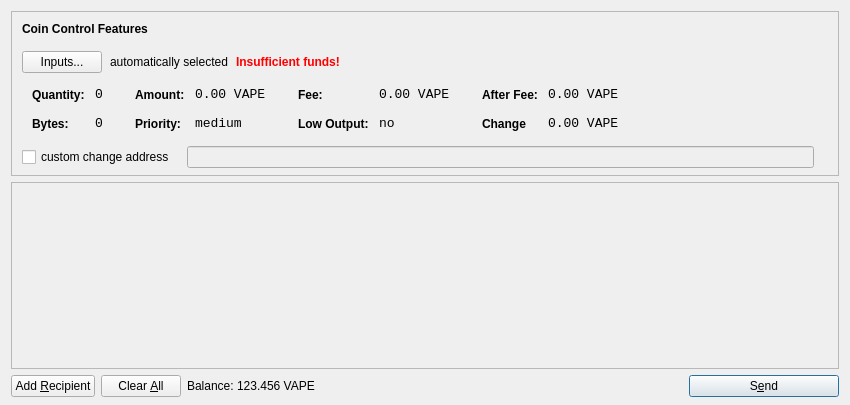
<?xml version="1.0" encoding="UTF-8"?>
<ui version="4.0">
 <class>SendCoinsDialog</class>
 <widget class="QDialog" name="SendCoinsDialog">
  <property name="geometry">
   <rect>
    <x>0</x>
    <y>0</y>
    <width>850</width>
    <height>405</height>
   </rect>
  </property>
  <property name="windowTitle">
   <string>Send Coins</string>
  </property>
  <layout class="QVBoxLayout" name="verticalLayout" stretch="0,1,0">
   <property name="bottomMargin">
    <number>8</number>
   </property>
   <item>
    <widget class="QFrame" name="frameCoinControl">
     <property name="sizePolicy">
      <sizepolicy hsizetype="Expanding" vsizetype="Expanding">
       <horstretch>0</horstretch>
       <verstretch>0</verstretch>
      </sizepolicy>
     </property>
     <property name="maximumSize">
      <size>
       <width>16777215</width>
       <height>16777215</height>
      </size>
     </property>
     <property name="frameShape">
      <enum>QFrame::StyledPanel</enum>
     </property>
     <property name="frameShadow">
      <enum>QFrame::Sunken</enum>
     </property>
     <layout class="QVBoxLayout" name="verticalLayoutCoinControl2">
      <property name="spacing">
       <number>-1</number>
      </property>
      <property name="leftMargin">
       <number>0</number>
      </property>
      <property name="topMargin">
       <number>0</number>
      </property>
      <property name="rightMargin">
       <number>0</number>
      </property>
      <property name="bottomMargin">
       <number>6</number>
      </property>
      <item>
       <layout class="QVBoxLayout" name="verticalLayoutCoinControl" stretch="0,0,0,0,1">
        <property name="spacing">
         <number>0</number>
        </property>
        <property name="leftMargin">
         <number>10</number>
        </property>
        <property name="topMargin">
         <number>10</number>
        </property>
        <item>
         <layout class="QHBoxLayout" name="horizontalLayoutCoinControl1">
          <property name="bottomMargin">
           <number>15</number>
          </property>
          <item>
           <widget class="QLabel" name="labelCoinControlFeatures">
            <property name="sizePolicy">
             <sizepolicy hsizetype="Preferred" vsizetype="Maximum">
              <horstretch>0</horstretch>
              <verstretch>0</verstretch>
             </sizepolicy>
            </property>
            <property name="font">
             <font>
              <weight>75</weight>
              <bold>true</bold>
             </font>
            </property>
            <property name="styleSheet">
             <string notr="true">font-weight:bold;</string>
            </property>
            <property name="text">
             <string>Coin Control Features</string>
            </property>
           </widget>
          </item>
         </layout>
        </item>
        <item>
         <layout class="QHBoxLayout" name="horizontalLayoutCoinControl2" stretch="0,0,0,0">
          <property name="spacing">
           <number>8</number>
          </property>
          <property name="bottomMargin">
           <number>10</number>
          </property>
          <item>
           <widget class="QPushButton" name="pushButtonCoinControl">
            <property name="styleSheet">
             <string notr="true"/>
            </property>
            <property name="text">
             <string>Inputs...</string>
            </property>
           </widget>
          </item>
          <item>
           <widget class="QLabel" name="labelCoinControlAutomaticallySelected">
            <property name="text">
             <string>automatically selected</string>
            </property>
            <property name="margin">
             <number>5</number>
            </property>
           </widget>
          </item>
          <item>
           <widget class="QLabel" name="labelCoinControlInsuffFunds">
            <property name="font">
             <font>
              <weight>75</weight>
              <bold>true</bold>
             </font>
            </property>
            <property name="styleSheet">
             <string notr="true">color:red;font-weight:bold;</string>
            </property>
            <property name="text">
             <string>Insufficient funds!</string>
            </property>
            <property name="margin">
             <number>5</number>
            </property>
           </widget>
          </item>
          <item>
           <spacer name="horizontalSpacerCoinControl">
            <property name="orientation">
             <enum>Qt::Horizontal</enum>
            </property>
            <property name="sizeHint" stdset="0">
             <size>
              <width>40</width>
              <height>1</height>
             </size>
            </property>
           </spacer>
          </item>
         </layout>
        </item>
        <item>
         <widget class="QWidget" name="widgetCoinControl" native="true">
          <property name="sizePolicy">
           <sizepolicy hsizetype="Preferred" vsizetype="Preferred">
            <horstretch>0</horstretch>
            <verstretch>0</verstretch>
           </sizepolicy>
          </property>
          <property name="minimumSize">
           <size>
            <width>0</width>
            <height>0</height>
           </size>
          </property>
          <property name="styleSheet">
           <string notr="true"/>
          </property>
          <layout class="QHBoxLayout" name="horizontalLayoutCoinControl5">
           <property name="margin">
            <number>0</number>
           </property>
           <item>
            <layout class="QHBoxLayout" name="horizontalLayoutCoinControl3" stretch="0,0,0,1">
             <property name="spacing">
              <number>20</number>
             </property>
             <property name="topMargin">
              <number>0</number>
             </property>
             <property name="bottomMargin">
              <number>10</number>
             </property>
             <item>
              <layout class="QFormLayout" name="formLayoutCoinControl1">
               <property name="horizontalSpacing">
                <number>10</number>
               </property>
               <property name="verticalSpacing">
                <number>14</number>
               </property>
               <property name="leftMargin">
                <number>10</number>
               </property>
               <property name="topMargin">
                <number>4</number>
               </property>
               <property name="rightMargin">
                <number>6</number>
               </property>
               <item row="0" column="0">
                <widget class="QLabel" name="labelCoinControlQuantityText">
                 <property name="styleSheet">
                  <string notr="true">font-weight:bold;</string>
                 </property>
                 <property name="text">
                  <string>Quantity:</string>
                 </property>
                 <property name="margin">
                  <number>0</number>
                 </property>
                </widget>
               </item>
               <item row="0" column="1">
                <widget class="QLabel" name="labelCoinControlQuantity">
                 <property name="font">
                  <font>
                   <family>Monospace</family>
                   <pointsize>10</pointsize>
                  </font>
                 </property>
                 <property name="cursor">
                  <cursorShape>IBeamCursor</cursorShape>
                 </property>
                 <property name="contextMenuPolicy">
                  <enum>Qt::ActionsContextMenu</enum>
                 </property>
                 <property name="text">
                  <string>0</string>
                 </property>
                 <property name="margin">
                  <number>0</number>
                 </property>
                 <property name="textInteractionFlags">
                  <set>Qt::LinksAccessibleByMouse|Qt::TextSelectableByKeyboard|Qt::TextSelectableByMouse</set>
                 </property>
                </widget>
               </item>
               <item row="1" column="0">
                <widget class="QLabel" name="labelCoinControlBytesText">
                 <property name="styleSheet">
                  <string notr="true">font-weight:bold;</string>
                 </property>
                 <property name="text">
                  <string>Bytes:</string>
                 </property>
                </widget>
               </item>
               <item row="1" column="1">
                <widget class="QLabel" name="labelCoinControlBytes">
                 <property name="font">
                  <font>
                   <family>Monospace</family>
                   <pointsize>10</pointsize>
                  </font>
                 </property>
                 <property name="cursor">
                  <cursorShape>IBeamCursor</cursorShape>
                 </property>
                 <property name="contextMenuPolicy">
                  <enum>Qt::ActionsContextMenu</enum>
                 </property>
                 <property name="text">
                  <string>0</string>
                 </property>
                 <property name="textInteractionFlags">
                  <set>Qt::LinksAccessibleByMouse|Qt::TextSelectableByKeyboard|Qt::TextSelectableByMouse</set>
                 </property>
                </widget>
               </item>
              </layout>
             </item>
             <item>
              <layout class="QFormLayout" name="formLayoutCoinControl2">
               <property name="horizontalSpacing">
                <number>10</number>
               </property>
               <property name="verticalSpacing">
                <number>14</number>
               </property>
               <property name="leftMargin">
                <number>6</number>
               </property>
               <property name="topMargin">
                <number>4</number>
               </property>
               <property name="rightMargin">
                <number>6</number>
               </property>
               <item row="0" column="0">
                <widget class="QLabel" name="labelCoinControlAmountText">
                 <property name="styleSheet">
                  <string notr="true">font-weight:bold;</string>
                 </property>
                 <property name="text">
                  <string>Amount:</string>
                 </property>
                 <property name="margin">
                  <number>0</number>
                 </property>
                </widget>
               </item>
               <item row="0" column="1">
                <widget class="QLabel" name="labelCoinControlAmount">
                 <property name="font">
                  <font>
                   <family>Monospace</family>
                   <pointsize>10</pointsize>
                  </font>
                 </property>
                 <property name="cursor">
                  <cursorShape>IBeamCursor</cursorShape>
                 </property>
                 <property name="contextMenuPolicy">
                  <enum>Qt::ActionsContextMenu</enum>
                 </property>
                 <property name="text">
                  <string>0.00 VAPE</string>
                 </property>
                 <property name="textInteractionFlags">
                  <set>Qt::LinksAccessibleByMouse|Qt::TextSelectableByKeyboard|Qt::TextSelectableByMouse</set>
                 </property>
                </widget>
               </item>
               <item row="1" column="0">
                <widget class="QLabel" name="labelCoinControlPriorityText">
                 <property name="styleSheet">
                  <string notr="true">font-weight:bold;</string>
                 </property>
                 <property name="text">
                  <string>Priority:</string>
                 </property>
                </widget>
               </item>
               <item row="1" column="1">
                <widget class="QLabel" name="labelCoinControlPriority">
                 <property name="font">
                  <font>
                   <family>Monospace</family>
                   <pointsize>10</pointsize>
                  </font>
                 </property>
                 <property name="cursor">
                  <cursorShape>IBeamCursor</cursorShape>
                 </property>
                 <property name="contextMenuPolicy">
                  <enum>Qt::ActionsContextMenu</enum>
                 </property>
                 <property name="text">
                  <string>medium</string>
                 </property>
                 <property name="textInteractionFlags">
                  <set>Qt::LinksAccessibleByMouse|Qt::TextSelectableByKeyboard|Qt::TextSelectableByMouse</set>
                 </property>
                </widget>
               </item>
              </layout>
             </item>
             <item>
              <layout class="QFormLayout" name="formLayoutCoinControl3">
               <property name="horizontalSpacing">
                <number>10</number>
               </property>
               <property name="verticalSpacing">
                <number>14</number>
               </property>
               <property name="leftMargin">
                <number>6</number>
               </property>
               <property name="topMargin">
                <number>4</number>
               </property>
               <property name="rightMargin">
                <number>6</number>
               </property>
               <item row="0" column="0">
                <widget class="QLabel" name="labelCoinControlFeeText">
                 <property name="styleSheet">
                  <string notr="true">font-weight:bold;</string>
                 </property>
                 <property name="text">
                  <string>Fee:</string>
                 </property>
                 <property name="margin">
                  <number>0</number>
                 </property>
                </widget>
               </item>
               <item row="0" column="1">
                <widget class="QLabel" name="labelCoinControlFee">
                 <property name="font">
                  <font>
                   <family>Monospace</family>
                   <pointsize>10</pointsize>
                  </font>
                 </property>
                 <property name="cursor">
                  <cursorShape>IBeamCursor</cursorShape>
                 </property>
                 <property name="contextMenuPolicy">
                  <enum>Qt::ActionsContextMenu</enum>
                 </property>
                 <property name="text">
                  <string>0.00 VAPE</string>
                 </property>
                 <property name="textInteractionFlags">
                  <set>Qt::LinksAccessibleByMouse|Qt::TextSelectableByKeyboard|Qt::TextSelectableByMouse</set>
                 </property>
                </widget>
               </item>
               <item row="1" column="0">
                <widget class="QLabel" name="labelCoinControlLowOutputText">
                 <property name="styleSheet">
                  <string notr="true">font-weight:bold;</string>
                 </property>
                 <property name="text">
                  <string>Low Output:</string>
                 </property>
                </widget>
               </item>
               <item row="1" column="1">
                <widget class="QLabel" name="labelCoinControlLowOutput">
                 <property name="font">
                  <font>
                   <family>Monospace</family>
                   <pointsize>10</pointsize>
                  </font>
                 </property>
                 <property name="cursor">
                  <cursorShape>IBeamCursor</cursorShape>
                 </property>
                 <property name="contextMenuPolicy">
                  <enum>Qt::ActionsContextMenu</enum>
                 </property>
                 <property name="text">
                  <string>no</string>
                 </property>
                 <property name="textInteractionFlags">
                  <set>Qt::LinksAccessibleByMouse|Qt::TextSelectableByKeyboard|Qt::TextSelectableByMouse</set>
                 </property>
                </widget>
               </item>
              </layout>
             </item>
             <item>
              <layout class="QFormLayout" name="formLayoutCoinControl4">
               <property name="horizontalSpacing">
                <number>10</number>
               </property>
               <property name="verticalSpacing">
                <number>14</number>
               </property>
               <property name="leftMargin">
                <number>6</number>
               </property>
               <property name="topMargin">
                <number>4</number>
               </property>
               <property name="rightMargin">
                <number>6</number>
               </property>
               <item row="0" column="0">
                <widget class="QLabel" name="labelCoinControlAfterFeeText">
                 <property name="styleSheet">
                  <string notr="true">font-weight:bold;</string>
                 </property>
                 <property name="text">
                  <string>After Fee:</string>
                 </property>
                 <property name="margin">
                  <number>0</number>
                 </property>
                </widget>
               </item>
               <item row="0" column="1">
                <widget class="QLabel" name="labelCoinControlAfterFee">
                 <property name="font">
                  <font>
                   <family>Monospace</family>
                   <pointsize>10</pointsize>
                  </font>
                 </property>
                 <property name="cursor">
                  <cursorShape>IBeamCursor</cursorShape>
                 </property>
                 <property name="contextMenuPolicy">
                  <enum>Qt::ActionsContextMenu</enum>
                 </property>
                 <property name="text">
                  <string>0.00 VAPE</string>
                 </property>
                 <property name="textInteractionFlags">
                  <set>Qt::LinksAccessibleByMouse|Qt::TextSelectableByKeyboard|Qt::TextSelectableByMouse</set>
                 </property>
                </widget>
               </item>
               <item row="1" column="0">
                <widget class="QLabel" name="labelCoinControlChangeText">
                 <property name="styleSheet">
                  <string notr="true">font-weight:bold;</string>
                 </property>
                 <property name="text">
                  <string>Change</string>
                 </property>
                </widget>
               </item>
               <item row="1" column="1">
                <widget class="QLabel" name="labelCoinControlChange">
                 <property name="font">
                  <font>
                   <family>Monospace</family>
                   <pointsize>10</pointsize>
                  </font>
                 </property>
                 <property name="cursor">
                  <cursorShape>IBeamCursor</cursorShape>
                 </property>
                 <property name="contextMenuPolicy">
                  <enum>Qt::ActionsContextMenu</enum>
                 </property>
                 <property name="text">
                  <string>0.00 VAPE</string>
                 </property>
                 <property name="textInteractionFlags">
                  <set>Qt::LinksAccessibleByMouse|Qt::TextSelectableByKeyboard|Qt::TextSelectableByMouse</set>
                 </property>
                </widget>
               </item>
              </layout>
             </item>
            </layout>
           </item>
          </layout>
         </widget>
        </item>
        <item>
         <layout class="QHBoxLayout" name="horizontalLayoutCoinControl4" stretch="0,0,0">
          <property name="spacing">
           <number>12</number>
          </property>
          <property name="sizeConstraint">
           <enum>QLayout::SetDefaultConstraint</enum>
          </property>
          <property name="topMargin">
           <number>5</number>
          </property>
          <property name="rightMargin">
           <number>5</number>
          </property>
          <item>
           <widget class="QCheckBox" name="checkBoxCoinControlChange">
            <property name="text">
             <string>custom change address</string>
            </property>
           </widget>
          </item>
          <item>
           <widget class="QLineEdit" name="lineEditCoinControlChange">
            <property name="enabled">
             <bool>false</bool>
            </property>
            <property name="sizePolicy">
             <sizepolicy hsizetype="Expanding" vsizetype="Fixed">
              <horstretch>0</horstretch>
              <verstretch>0</verstretch>
             </sizepolicy>
            </property>
           </widget>
          </item>
          <item>
           <widget class="QLabel" name="labelCoinControlChangeLabel">
            <property name="sizePolicy">
             <sizepolicy hsizetype="Preferred" vsizetype="Expanding">
              <horstretch>0</horstretch>
              <verstretch>0</verstretch>
             </sizepolicy>
            </property>
            <property name="minimumSize">
             <size>
              <width>0</width>
              <height>0</height>
             </size>
            </property>
            <property name="text">
             <string/>
            </property>
            <property name="margin">
             <number>3</number>
            </property>
           </widget>
          </item>
         </layout>
        </item>
        <item>
         <spacer name="verticalSpacerCoinControl">
          <property name="orientation">
           <enum>Qt::Vertical</enum>
          </property>
          <property name="sizeHint" stdset="0">
           <size>
            <width>800</width>
            <height>1</height>
           </size>
          </property>
         </spacer>
        </item>
       </layout>
      </item>
     </layout>
    </widget>
   </item>
   <item>
    <widget class="QScrollArea" name="scrollArea">
     <property name="widgetResizable">
      <bool>true</bool>
     </property>
     <widget class="QWidget" name="scrollAreaWidgetContents">
      <property name="geometry">
       <rect>
        <x>0</x>
        <y>0</y>
        <width>830</width>
        <height>165</height>
       </rect>
      </property>
      <layout class="QVBoxLayout" name="verticalLayout_2">
       <property name="margin">
        <number>0</number>
       </property>
       <item>
        <layout class="QVBoxLayout" name="entries">
         <property name="spacing">
          <number>6</number>
         </property>
        </layout>
       </item>
       <item>
        <spacer name="verticalSpacer">
         <property name="orientation">
          <enum>Qt::Vertical</enum>
         </property>
         <property name="sizeHint" stdset="0">
          <size>
           <width>20</width>
           <height>40</height>
          </size>
         </property>
        </spacer>
       </item>
      </layout>
     </widget>
    </widget>
   </item>
   <item>
    <layout class="QHBoxLayout" name="horizontalLayout">
     <item>
      <widget class="QPushButton" name="addButton">
       <property name="toolTip">
        <string>Send to multiple recipients at once</string>
       </property>
       <property name="text">
        <string>Add &amp;Recipient</string>
       </property>
       <property name="icon">
        <iconset resource="../bitcoin.qrc">
         <normaloff>:/icons/add</normaloff>:/icons/add</iconset>
       </property>
       <property name="autoDefault">
        <bool>false</bool>
       </property>
      </widget>
     </item>
     <item>
      <widget class="QPushButton" name="clearButton">
       <property name="sizePolicy">
        <sizepolicy hsizetype="Minimum" vsizetype="Fixed">
         <horstretch>0</horstretch>
         <verstretch>0</verstretch>
        </sizepolicy>
       </property>
       <property name="toolTip">
        <string>Remove all transaction fields</string>
       </property>
       <property name="text">
        <string>Clear &amp;All</string>
       </property>
       <property name="icon">
        <iconset resource="../bitcoin.qrc">
         <normaloff>:/icons/remove</normaloff>:/icons/remove</iconset>
       </property>
       <property name="autoRepeatDelay">
        <number>300</number>
       </property>
       <property name="autoDefault">
        <bool>false</bool>
       </property>
      </widget>
     </item>
     <item>
      <layout class="QHBoxLayout" name="horizontalLayout_2">
       <property name="spacing">
        <number>3</number>
       </property>
       <item>
        <widget class="QLabel" name="label">
         <property name="sizePolicy">
          <sizepolicy hsizetype="Preferred" vsizetype="Fixed">
           <horstretch>0</horstretch>
           <verstretch>0</verstretch>
          </sizepolicy>
         </property>
         <property name="text">
          <string>Balance:</string>
         </property>
        </widget>
       </item>
       <item>
        <widget class="QLabel" name="labelBalance">
         <property name="sizePolicy">
          <sizepolicy hsizetype="Preferred" vsizetype="Fixed">
           <horstretch>0</horstretch>
           <verstretch>0</verstretch>
          </sizepolicy>
         </property>
         <property name="cursor">
          <cursorShape>IBeamCursor</cursorShape>
         </property>
         <property name="text">
          <string>123.456 VAPE</string>
         </property>
         <property name="textInteractionFlags">
          <set>Qt::LinksAccessibleByMouse|Qt::TextSelectableByKeyboard|Qt::TextSelectableByMouse</set>
         </property>
        </widget>
       </item>
      </layout>
     </item>
     <item>
      <spacer name="horizontalSpacer">
       <property name="orientation">
        <enum>Qt::Horizontal</enum>
       </property>
       <property name="sizeHint" stdset="0">
        <size>
         <width>40</width>
         <height>20</height>
        </size>
       </property>
      </spacer>
     </item>
     <item>
      <widget class="QPushButton" name="sendButton">
       <property name="minimumSize">
        <size>
         <width>150</width>
         <height>0</height>
        </size>
       </property>
       <property name="toolTip">
        <string>Confirm the send action</string>
       </property>
       <property name="text">
        <string>S&amp;end</string>
       </property>
       <property name="icon">
        <iconset resource="../bitcoin.qrc">
         <normaloff>:/icons/send</normaloff>:/icons/send</iconset>
       </property>
       <property name="default">
        <bool>true</bool>
       </property>
      </widget>
     </item>
    </layout>
   </item>
  </layout>
 </widget>
 <resources>
  <include location="../bitcoin.qrc"/>
 </resources>
 <connections/>
</ui>
